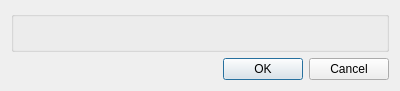
<?xml version="1.0" encoding="UTF-8"?>
<ui version="4.0">
 <class>RPSFrequencyDistributionDialog</class>
 <widget class="QDialog" name="RPSFrequencyDistributionDialog">
  <property name="geometry">
   <rect>
    <x>0</x>
    <y>0</y>
    <width>400</width>
    <height>86</height>
   </rect>
  </property>
  <property name="windowTitle">
   <string>Random Values</string>
  </property>
  <layout class="QGridLayout" name="gridLayout">
   <item row="1" column="0">
    <widget class="QDialogButtonBox" name="RPSButonButtonBox">
     <property name="orientation">
      <enum>Qt::Horizontal</enum>
     </property>
     <property name="standardButtons">
      <set>QDialogButtonBox::Cancel|QDialogButtonBox::Ok</set>
     </property>
    </widget>
   </item>
   <item row="0" column="0">
    <widget class="QGroupBox" name="RandomDistributionGroupBox">
     <property name="title">
      <string/>
     </property>
     <layout class="QVBoxLayout" name="verticalLayout_4">
      <item>
       <layout class="QVBoxLayout" name="verticalLayout_3">
        <item>
         <widget class="QLabel" name="formulaLabel">
          <property name="text">
           <string/>
          </property>
         </widget>
        </item>
       </layout>
      </item>
     </layout>
    </widget>
   </item>
  </layout>
 </widget>
 <resources/>
 <connections>
  <connection>
   <sender>RPSButonButtonBox</sender>
   <signal>accepted()</signal>
   <receiver>RPSFrequencyDistributionDialog</receiver>
   <slot>accept()</slot>
   <hints>
    <hint type="sourcelabel">
     <x>248</x>
     <y>254</y>
    </hint>
    <hint type="destinationlabel">
     <x>157</x>
     <y>274</y>
    </hint>
   </hints>
  </connection>
  <connection>
   <sender>RPSButonButtonBox</sender>
   <signal>rejected()</signal>
   <receiver>RPSFrequencyDistributionDialog</receiver>
   <slot>reject()</slot>
   <hints>
    <hint type="sourcelabel">
     <x>316</x>
     <y>260</y>
    </hint>
    <hint type="destinationlabel">
     <x>286</x>
     <y>274</y>
    </hint>
   </hints>
  </connection>
 </connections>
</ui>
